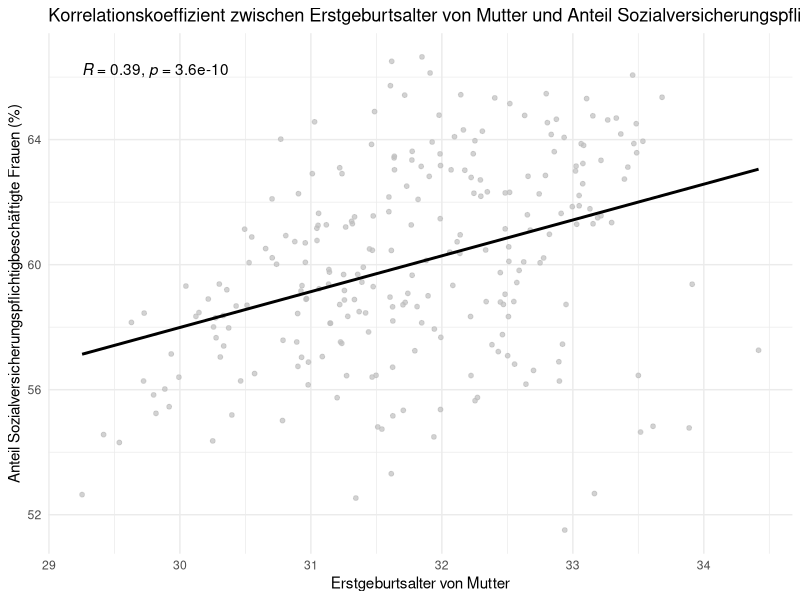
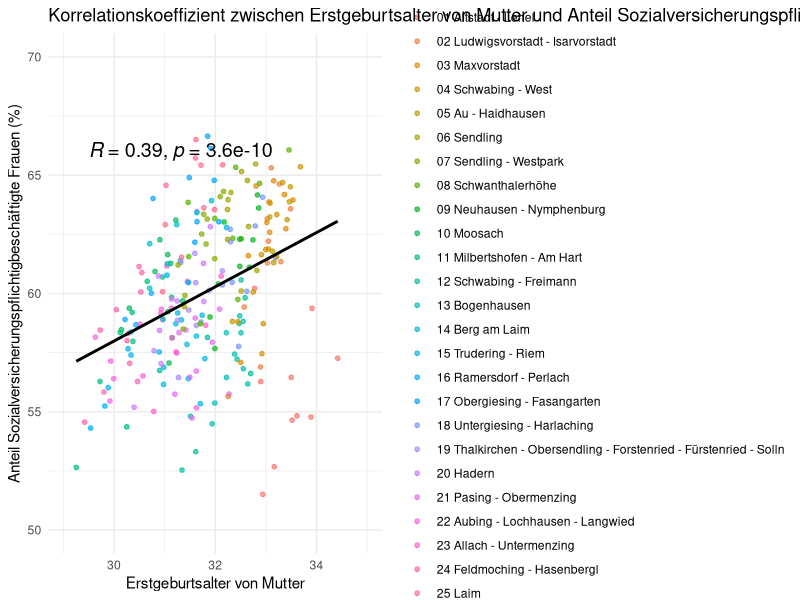
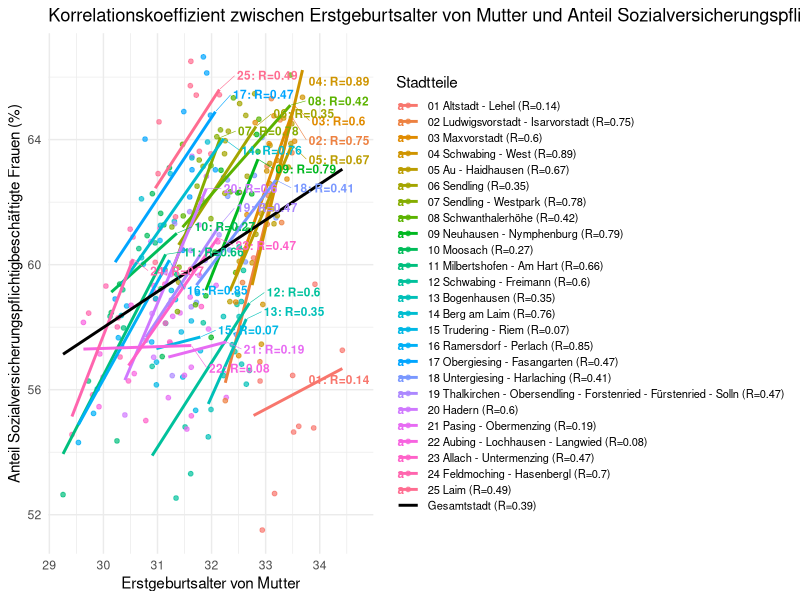

These figures' R source, in order:
library(readxl)
library(tidyverse)
library(ggpubr)

export_be <- read_excel("data/raw/export_be.xlsx")
be_sheet <- read_excel("data/raw/export_be.xlsx", sheet = "BEVÖLKERUNG")

export_ar <- read_excel("data/raw/export_ar.xlsx")
ar_sheet <- read_excel("data/raw/export_ar.xlsx", sheet = "ARBEITSMARKT")


all_districts_and_city <- be_sheet %>%
  filter(
    Indikator == "Durchschnittsalter Mütter erstgebärend",
    Ausprägung == "insgesamt"
  ) %>%
  mutate(
    mean_age = `Basiswert 1` / `Basiswert 2`
  )

Sozialversicherungspflichtig_Beschäftigte_anteil_frau <- ar_sheet %>%
  filter(
    Indikator == "Sozialversicherungspflichtig Beschäftigte - Anteil",
    Ausprägung == "weiblich"
  ) %>%
  mutate(
    anteil = 100 * `Basiswert 1` / `Basiswert 2`
  )


korrelations_daten <- inner_join(
  all_districts_and_city, 
  Sozialversicherungspflichtig_Beschäftigte_anteil_frau, 
  by = c("Raumbezug", "Jahr")
)

korrelations_daten_clean <- korrelations_daten %>%
  filter(Raumbezug != "Stadt München")

ggplot(korrelations_daten_clean, aes(x = mean_age, y = anteil)) +
  geom_point(size = 1.3, color = "grey", alpha = 0.7) +
  geom_smooth(method = "lm", color = "black", se = FALSE, linewidth = 1) +
  stat_cor(method = "spearman", label.x.npc = "left", label.y.npc = "top") + 
  labs(
    title = "Korrelationskoeffizient zwischen Erstgeburtsalter von Mutter und Anteil Sozialversicherungspflichtigbeschäftigte Frauen(Spearman)",
    x = "Erstgeburtsalter von Mutter",
    y = "Anteil Sozialversicherungspflichtigbeschäftigte Frauen (%)"
  ) +
  theme_minimal()

#----------------------------------------------------------------------------------
library(ggplot2)
library(ggpubr)

ggplot(korrelations_daten_clean, aes(x = mean_age, y = anteil)) +
  geom_point(aes(color = Raumbezug), 
             size = 1.3,    
             alpha = 0.7) + 
  geom_smooth(method = "lm", color = "black", se = FALSE, linewidth = 1) +
  
  stat_cor(method = "spearman", 
           label.x = 29.5,  
           label.y = 66,    
           color = "black",
           size = 5) +      
  
  labs(
    title = "Korrelationskoeffizient zwischen Erstgeburtsalter von Mutter und Anteil Sozialversicherungspflichtigbeschäftigte Frauen(Spearman)",
    x = "Erstgeburtsalter von Mutter",
    y = "Anteil Sozialversicherungspflichtigbeschäftigte Frauen (%)",
    color = "Stadtteile" 
  ) +
  scale_x_continuous(limits = c(29, 35)) + 
  scale_y_continuous(limits = c(50, 70)) +
  guides(color = guide_legend(ncol = 1)) +
  theme_minimal()


#-----------------------------------------------------------------------
library(tidyverse)
library(ggpubr)
library(scales)
library(ggrepel)


district_stats <- korrelations_daten_clean %>%
  group_by(Raumbezug) %>%
  summarize(
    r_val = round(cor(mean_age, anteil, method = "spearman"), 2),
    max_x = max(mean_age),
    pos_y_line = predict(lm(anteil ~ mean_age), newdata = data.frame(mean_age = max(mean_age))),
    .groups = "drop"
  ) %>%
  mutate(
    legend_label = paste0(Raumbezug, " (R=", r_val, ")"),
    plot_label = paste0(substr(Raumbezug, 1, 2), ": R=", r_val)
  )

plot_data <- korrelations_daten_clean %>%
  inner_join(district_stats, by = "Raumbezug")


total_r <- round(cor(korrelations_daten_clean$mean_age, 
                     korrelations_daten_clean$anteil, 
                     method = "spearman"), 2)
total_label_clean <- paste0("Gesamtstadt (R=", total_r, ")")

sorted_districts <- sort(unique(district_stats$legend_label))

my_levels <- c(sorted_districts, total_label_clean)

plot_data$legend_label <- factor(plot_data$legend_label, levels = my_levels)

my_colors <- hue_pal()(length(sorted_districts))
names(my_colors) <- sorted_districts

all_colors <- c(my_colors, setNames("black", total_label_clean))

ggplot(plot_data, aes(x = mean_age, y = anteil)) +
  geom_point(aes(color = legend_label), size = 1.3, alpha = 0.7) +
  geom_smooth(aes(color = legend_label, group = legend_label), 
              method = "lm", se = FALSE, size = 1) +
  geom_smooth(aes(color = total_label_clean), 
              method = "lm", se = FALSE, size = 1) +
  geom_text_repel(
    data = district_stats,
    aes(x = max_x, y = pos_y_line, label = plot_label, color = legend_label),
    size = 3,
    fontface = "bold",
    hjust = 0,
    nudge_x = 0.3,     
    direction = "y",   
    segment.size = 0.2,
    max.overlaps = 50
  ) +
  scale_color_manual(values = all_colors, limits = my_levels) +
  labs(
    title = "Korrelationskoeffizient zwischen Erstgeburtsalter von Mutter und Anteil Sozialversicherungspflichtigbeschäftigte Frauen(Spearman) nach Stadtteile",
    x = "Erstgeburtsalter von Mutter",
    y = "Anteil Sozialversicherungspflichtigbeschäftigte Frauen (%)",
    color = "Stadtteile" 
  ) +
  guides(color = guide_legend(ncol = 1)) +
  theme_minimal() +
  theme(
    legend.position = "right",
    legend.text = element_text(size = 8),
    legend.key.height = unit(0.4, "cm")
  )

